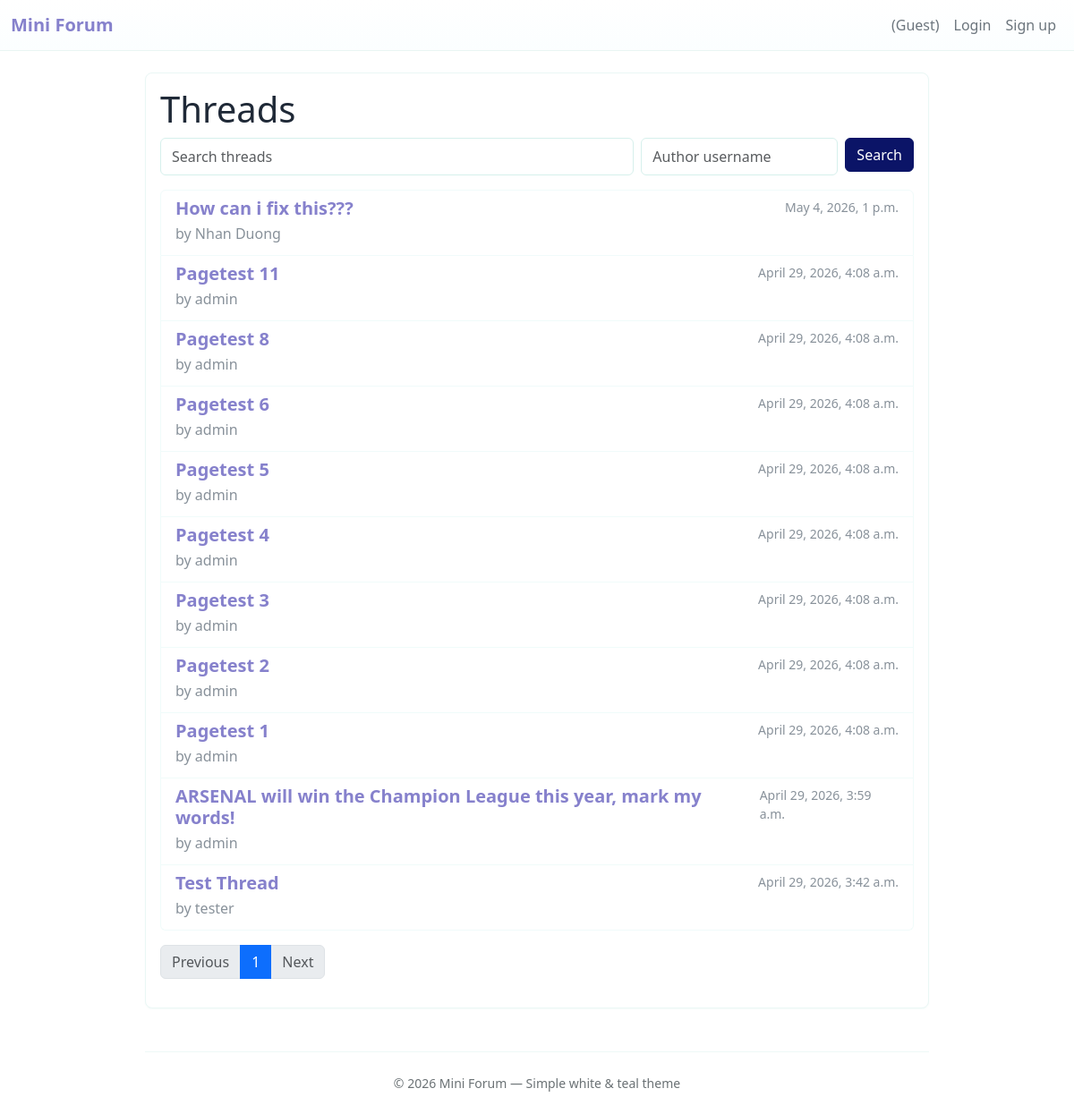
Before: / with the older database file.
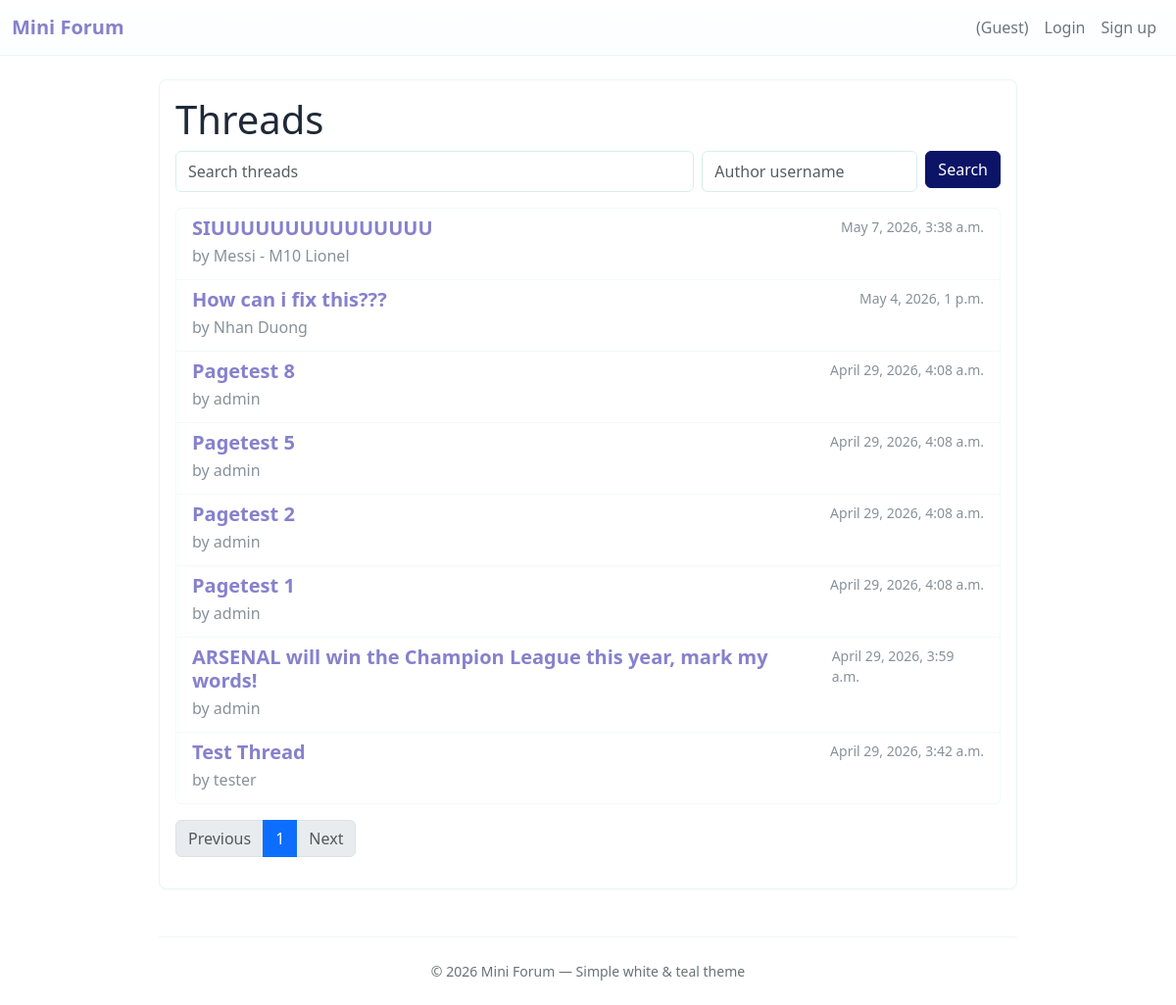
After: the same page with the newer database file.
### forum/models.py (models this page shows, shortened)
class Thread(models.Model):
    STATUS_PUBLISHED = "published"
    STATUS_HIDDEN = "hidden"
    STATUS_DELETED = "deleted"
    STATUS_CHOICES = [
        (STATUS_PUBLISHED, "Published"),
        (STATUS_HIDDEN, "Hidden"),
        (STATUS_DELETED, "Deleted"),
    ]
    title = models.CharField(max_length=255)
    content = models.TextField()
    author = models.ForeignKey(
        settings.AUTH_USER_MODEL, on_delete=models.CASCADE, related_name="threads"
    )
    status = models.CharField(
        max_length=16, choices=STATUS_CHOICES, default=STATUS_PUBLISHED
    )
    created_at = models.DateTimeField(default=timezone.now)
    updated_at = models.DateTimeField(auto_now=True)
    image = models.ImageField(upload_to="threads/", null=True, blank=True)

class User(AbstractUser):
    ROLE_GUEST = "guest"
    ROLE_MEMBER = "member"
    ROLE_MODERATOR = "moderator"
    ROLE_ADMIN = "admin"
    ROLE_CHOICES = [
        (ROLE_GUEST, "Guest"),
        (ROLE_MEMBER, "Member"),
        (ROLE_MODERATOR, "Moderator"),
        (ROLE_ADMIN, "Admin"),
    ]
    role = models.CharField(max_length=16, choices=ROLE_CHOICES, default=ROLE_MEMBER)
    avatar = models.ImageField(upload_to="avatars/", null=True, blank=True)
    bio = models.TextField(max_length=500, blank=True, default="")
    class Meta:
        db_table = "auth_user"
        verbose_name = "User"
        verbose_name_plural = "Users"
    def get_display_name(self):
        if self.first_name and self.last_name:
            return f"{self.first_name} {self.last_name}"
        elif self.first_name:
            return self.first_name
        return self.username
    def __str__(self):
        return self.get_display_name()

### forum/views.py (the view)
# urls.py: path("", views.index, name="index"),
def index(request):
    thread_list = Thread.objects.filter(status=Thread.STATUS_PUBLISHED).order_by(
        "-created_at"
    )
    q = request.GET.get("q", "").strip()
    author = request.GET.get("author", "").strip()
    if q:
        thread_list = thread_list.filter(
            Q(title__icontains=q) | Q(content__icontains=q)
        )
    if author:
        thread_list = thread_list.filter(author__username__iexact=author)
    paginate = request.GET.get("paginate", "1")
    if paginate != "0":
        paginator = Paginator(thread_list, 20)
        page = request.GET.get("page")
        try:
            threads = paginator.page(page)
        except PageNotAnInteger:
            threads = paginator.page(1)
        except EmptyPage:
            threads = paginator.page(paginator.num_pages)
        is_paginated = True
    else:
        threads = thread_list
        is_paginated = False
    return render(
        request,
        "forum/index.html",
        {
            "threads": threads,
            "query": q,
            "author_q": author,
            "is_paginated": is_paginated,
        },
    )

### forum/templates/forum/index.html (shortened to what this page needs)
{% extends 'base.html' %}
{% block content %}
  <h1>Threads</h1>
  <form method="get" action="" class="mb-3">
    <div class="d-flex flex-column flex-md-row gap-2">
      <input type="search" name="q" class="form-control flex-grow-1" placeholder="Search threads" value="{{ query }}">
      <input type="text" name="author" class="form-control" style="max-width:220px;" placeholder="Author username" value="{{ author_q }}">
      <div>
        <button type="submit" class="btn btn-primary">Search</button>
      </div>
    </div>
  </form>
  <div class="list-group">
    {% for t in threads.object_list|default:threads %}
      <a class="list-group-item list-group-item-action" href="{% url 'forum:detail' t.id %}">
        <div class="d-flex w-100 justify-content-between">
          <h5 class="mb-1 thread-title">{{ t.title }}</h5>
          <small class="small-muted">{{ t.created_at }}</small>
        </div>
        <p class="mb-1 small-muted">by {{ t.author }}</p>
      </a>
    {% empty %}
      <div class="list-group-item">No threads yet</div>
    {% endfor %}
  </div>
  {% if is_paginated %}
    <nav aria-label="Page navigation" class="mt-3">
      <ul class="pagination">
        {% if threads.has_previous %}
          <li class="page-item"><a class="page-link" href="?page={{ threads.previous_page_number }}{% if query %}&q={{ query|urlencode }}{% endif %}{% if author_q %}&author={{ author_q|urlencode }}{% endif %}">Previous</a></li>
        {% else %}
          <li class="page-item disabled"><span class="page-link">Previous</span></li>
        {% endif %}
        {% for num in threads.paginator.page_range %}
          {% if num == threads.number %}
            <li class="page-item active"><span class="page-link">{{ num }}</span></li>
          {% else %}
            <li class="page-item"><a class="page-link" href="?page={{ num }}{% if query %}&q={{ query|urlencode }}{% endif %}{% if author_q %}&author={{ author_q|urlencode }}{% endif %}">{{ num }}</a></li>
          {% endif %}
        {% endfor %}
        {% if threads.has_next %}
          <li class="page-item"><a class="page-link" href="?page={{ threads.next_page_number }}{% if query %}&q={{ query|urlencode }}{% endif %}{% if author_q %}&author={{ author_q|urlencode }}{% endif %}">Next</a></li>
        {% else %}
          <li class="page-item disabled"><span class="page-link">Next</span></li>
        {% endif %}
      </ul>
    </nav>
  {% endif %}
{% endblock %}

Changed rows visible on the page:
no longer on this page (row edited): Thread: title "Pagetest 11", created_at "April 29, 2026, 4:08 a.m.", author "admin"
no longer on this page (row edited): Thread: title "Pagetest 6", created_at "April 29, 2026, 4:08 a.m.", author "admin"
no longer on this page (row edited): Thread: title "Pagetest 4", created_at "April 29, 2026, 4:08 a.m.", author "admin"
no longer on this page (row edited): Thread: title "Pagetest 3", created_at "April 29, 2026, 4:08 a.m.", author "admin"
added Thread: title "SIUUUUUUUUUUUUUUU", created_at "May 7, 2026, 3:38 a.m.", author "Messi - M10 Lionel"
